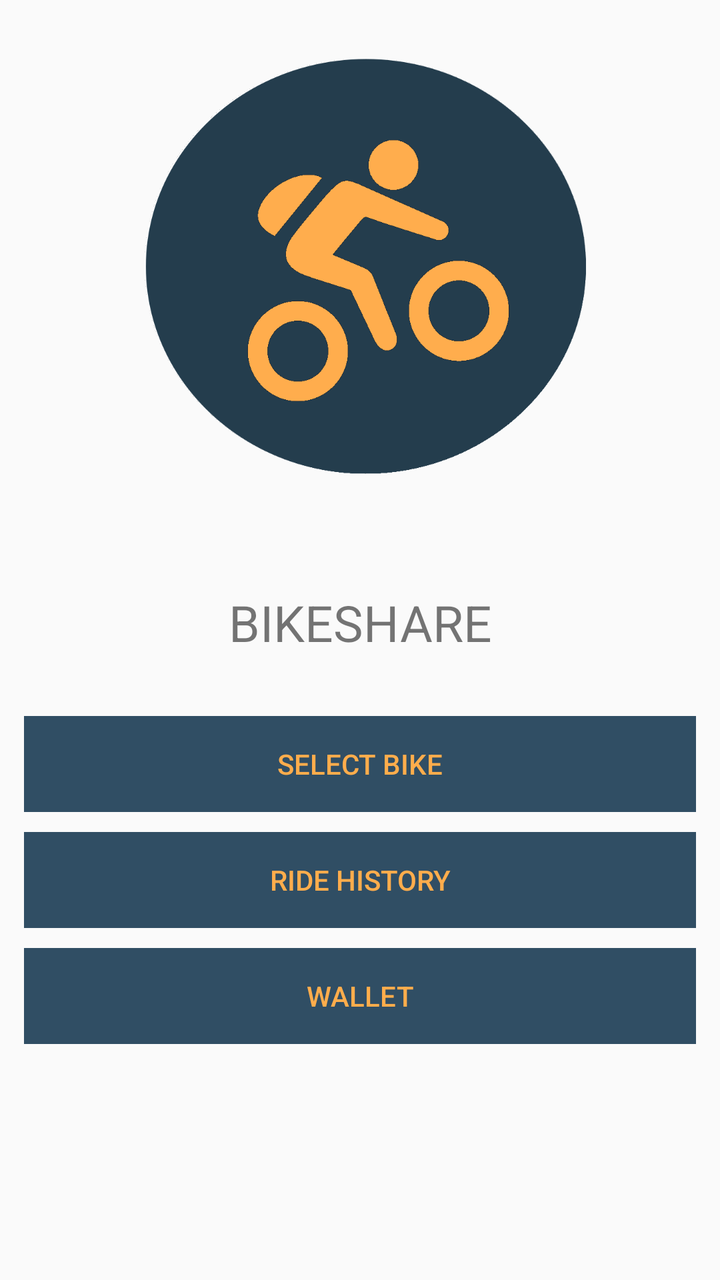
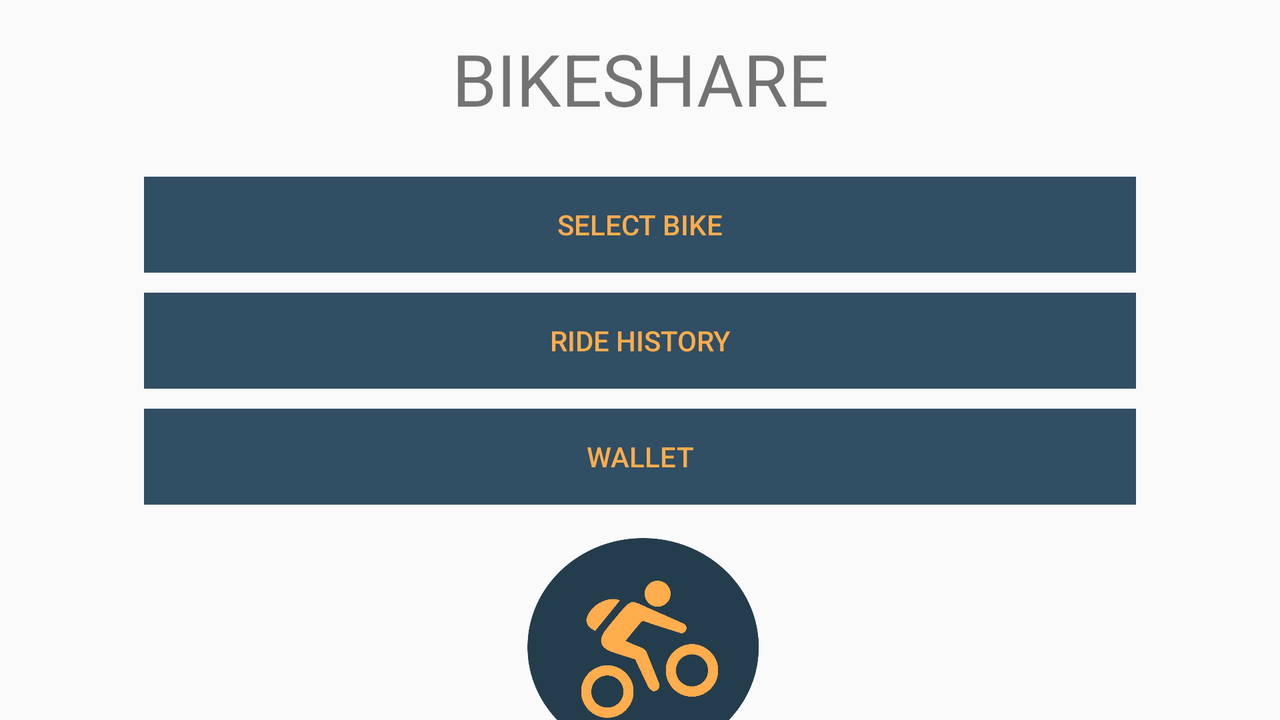

The same Android screen from two of the app's own layout files: first res/layout/ as a phone draws it, then the repository's variant for another configuration, drawn on a device whose configuration selects that folder. Both files follow.
<!-- AndroidManifest.xml: application theme AppTheme -->
<!-- res/layout/fragment_main.xml -->
<LinearLayout
        xmlns:android="http://schemas.android.com/apk/res/android"
        xmlns:app="http://schemas.android.com/apk/res-auto" xmlns:tools="http://schemas.android.com/tools"
        android:id="@+id/fragment_container"
        android:orientation="vertical"
        android:layout_width="match_parent"
        android:layout_height="match_parent">
    <ImageView
            android:layout_width="match_parent"
            tools:ignore="ContentDescription"
            android:layout_height="276dp"
            android:layout_marginTop="-2dp"
            app:srcCompat="@mipmap/bikelogo" android:id="@+id/imageView"/>
    <TextView
            android:text="@string/app_name"
            android:textSize="25sp"
            android:textAllCaps="true"
            android:gravity="center"
            android:layout_width="match_parent"
            android:layout_height="wrap_content"
            android:layout_margin="20dp" android:id="@+id/textView"/>
    <LinearLayout
            android:orientation="vertical"
            android:layout_width="match_parent"
            android:layout_height="wrap_content"
            style="?android:attr/buttonBarButtonStyle"
            android:weightSum="1"
    >
        <Button
                android:text="@string/btn_new_ride"
                android:layout_width="match_parent"
                android:layout_height="wrap_content"
                style="?android:attr/buttonBarButtonStyle"
                android:layout_marginBottom="10dp"
                android:background="@color/colorPrimaryLight"
                android:id="@+id/btn_new_ride"/>

        <Button
                android:text="@string/btn_history_ride"
                android:layout_width="match_parent"
                style="?android:attr/buttonBarButtonStyle"
                android:background="@color/colorPrimaryLight"
                android:layout_marginBottom="10dp"
                android:layout_height="wrap_content" android:id="@+id/btn_history_ride"/>

        <Button
                android:text="Wallet"
                android:layout_width="match_parent"
                style="?android:attr/buttonBarButtonStyle"
                android:background="@color/colorPrimaryLight"
                android:layout_height="wrap_content" android:id="@+id/btn_wallet"/>
    </LinearLayout>

</LinearLayout>
<!-- resources referenced by this layout -->
<resources>
  <color name="colorPrimaryLight">#304E64</color>
  <!-- mipmap bikelogo: png bitmap (mipmap-xhdpi, 53052 bytes) -->
  <string name="app_name">BikeShare</string>
  <string name="btn_history_ride">Ride History</string>
  <string name="btn_new_ride">Select bike</string>
  <style name="AppTheme" parent="Theme.AppCompat.Light.DarkActionBar">
          
          <item name="colorPrimary">@color/colorPrimary</item>
          <item name="colorPrimaryDark">@color/colorPrimaryLight</item>
          <item name="colorAccent">@color/colorSecondary</item>
      </style>
  <color name="colorPrimary">#243D4D</color>
  <color name="colorSecondary">#FFAD4C</color>
</resources>
<!-- res/layout-land/fragment_main.xml (the repository's variant of the layout above) -->
<!-- drawn on the phone turned sideways -->
<LinearLayout
        xmlns:android="http://schemas.android.com/apk/res/android"
        xmlns:app="http://schemas.android.com/apk/res-auto" xmlns:tools="http://schemas.android.com/tools"
        android:id="@+id/fragment_container"
        android:orientation="vertical"
        android:layout_width="match_parent"
        android:layout_height="match_parent">
    <TextView
            android:text="@string/app_name"
            android:textSize="36sp"
            android:textAllCaps="true"
            android:gravity="center"
            android:layout_width="match_parent"
            android:layout_height="wrap_content"
            android:layout_margin="15dp" android:id="@+id/textView"/>
    <LinearLayout
            android:orientation="vertical"
            android:layout_width="match_parent"
            android:layout_height="wrap_content"
            android:layout_marginRight="60dp"
            android:layout_marginLeft="60dp"
            style="?android:attr/buttonBarButtonStyle"
            android:weightSum="1"
    >
        <Button
                android:text="@string/btn_new_ride"
                android:layout_width="match_parent"
                android:layout_height="wrap_content"
                style="?android:attr/buttonBarButtonStyle"
                android:layout_marginBottom="10dp"
                android:background="@color/colorPrimaryLight"
                android:id="@+id/btn_new_ride"/>

        <Button
                android:text="@string/btn_history_ride"
                android:layout_width="match_parent"
                style="?android:attr/buttonBarButtonStyle"
                android:background="@color/colorPrimaryLight"
                android:layout_marginBottom="10dp"
                android:layout_height="wrap_content" android:id="@+id/btn_history_ride"/>

        <Button
                android:text="Wallet"
                android:layout_width="match_parent"
                style="?android:attr/buttonBarButtonStyle"
                android:background="@color/colorPrimaryLight"
                android:layout_height="wrap_content" android:id="@+id/btn_wallet"/>
    </LinearLayout>

    <ImageView
            android:layout_width="match_parent"
            tools:ignore="ContentDescription"
            android:layout_marginTop="-10dp"
            android:layout_height="145dp"
            app:srcCompat="@mipmap/bikelogo" android:id="@+id/imageView"/>

</LinearLayout>
